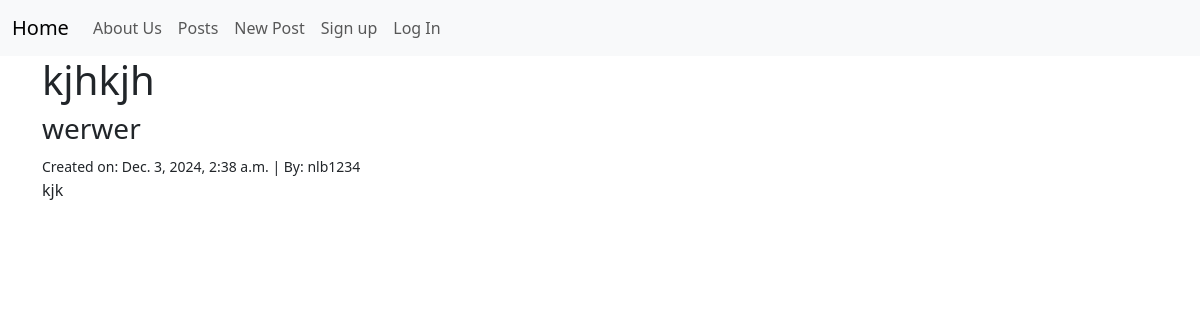
Page /posts/2/ on the committed database.
### posts/models.py (models this page shows, shortened)
class Post(models.Model):
    title = models.CharField(max_length=128)
    subtitle = models.CharField(max_length=256)
    body = models.TextField()
    author = models.ForeignKey(
        get_user_model(),
        on_delete=models.CASCADE
    )
    status = models.ForeignKey(
        Status,
        on_delete=models.CASCADE
    )
    created_on = models.DateTimeField(auto_now_add=True)

### posts/views.py (the view)
# urls.py: path("<int:pk>/", views.PostDetailView.as_view(), name="detail"),
class PostDetailView(UserPassesTestMixin, DetailView):
    template_name = "posts/detail.html"
    model = Post
    def test_func(self):
        post = self.get_object()
        if post.status.name =="published":
            return True
        elif post.status.name == "archived" and self.request.user.is_authenticated:
            return True
        elif (post.status.name == "draft"
                and self.request.user.is_authenticated
                and self.request.user == post.author):
            return True
        else:
            return False

### templates/posts/detail.html (shortened to what this page needs)
{% extends 'base.html' %}
{% block content %}
<h1>{{ post.title }}</h1>
<h3>{{ post.subtitle }}</h3>
<small>Created on: {{ post.created_on }} | By: {{ post.author }}</small>
<p>{{ post.body }}</p>
{% endblock content %}

### rows in the picture
Post: title "kjhkjh", subtitle "werwer", created_on "Dec. 3, 2024, 2:38 a.m.", author "nlb1234", body "kjk"
